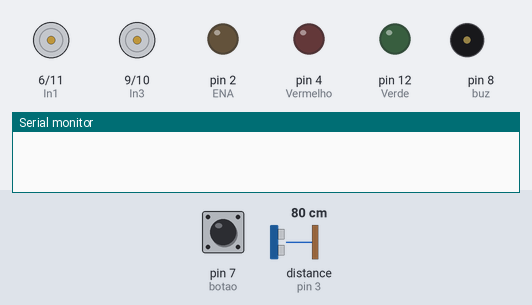
The program below on a simulated Arduino Uno, built with avr-gcc and run on an emulated ATmega328P. Parts: motor-driver pin pairs drawn as motors (green arrow = first pin HIGH = forward, orange = second pin HIGH = backward, longer = more drive), output pins drawn as LEDs (lit = HIGH), buzzer (waves = sounding), the last lines printed to the serial monitor. The inputs (shaded band) are chosen by the test bench; at power-on: pin 7 (botao) HIGH, distance to the obstacle (sensor on pin 3) 80 cm. The echo pulse lasts 58.3 µs per cm.

Above: at 1.2 s.
1.3 s: pin 7 (botao) pulled LOW for 0.15 s
At 2.5 s:
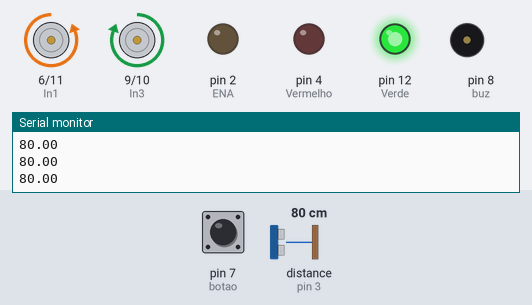
3.0 s: distance to the obstacle (sensor on pin 3) set to 32 cm
4.5 s: distance to the obstacle (sensor on pin 3) set to 28 cm
At 5.0 s:
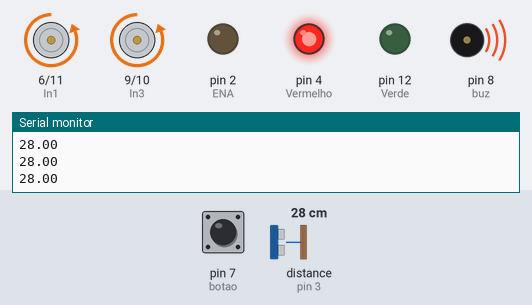
6.0 s: pin 7 (botao) pulled LOW for 1 s
At 7.2 s:
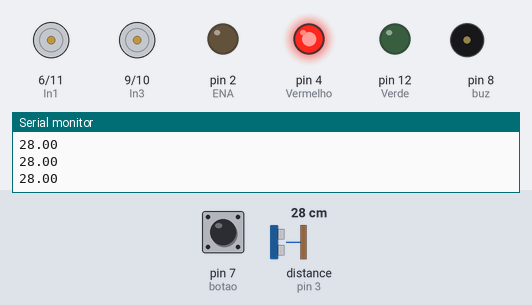
8.5 s: pin 7 (botao) pulled LOW for 3.2 s
At 9.1 s:
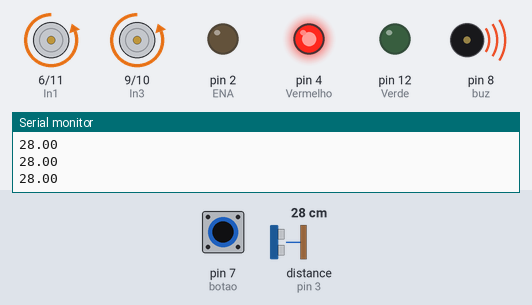
13.2 s: distance to the obstacle (sensor on pin 3) set to 36 cm
14.7 s: distance to the obstacle (sensor on pin 3) set to 45 cm
At 15.3 s:
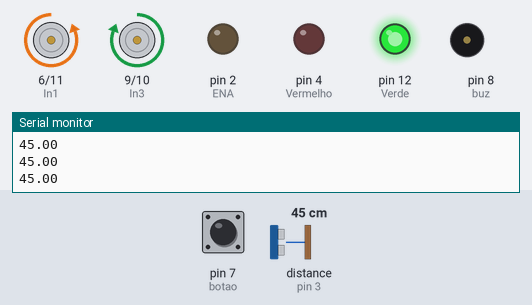
Timing chart, 0 to 17.2 s (numbered marks = the images above; inputs shaded):
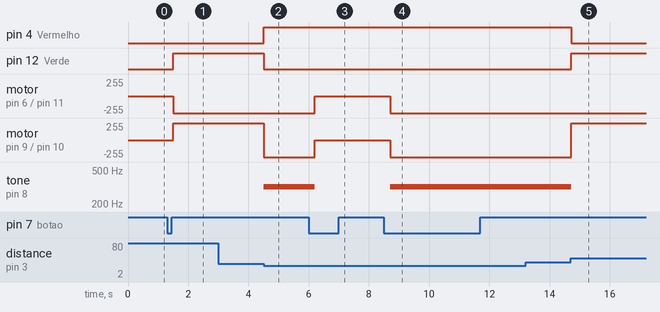

Measured:
- the behaviour switches between 31 and 30 cm on distance to the obstacle (sensor on pin 3) (found by bisection; images 1 and 2)
- the behaviour switches between 40 and 41 cm on distance to the obstacle (sensor on pin 3) (found by bisection; images 4 and 5)
- after the input at 1.3 s, pin 12 (Verde): LOW → HIGH after 0.21 s; motor on pin 6 (In1) / pin 11 (In2): stopped → backward 255/255 after 0.21 s; motor on pin 9 (In3) / pin 10 (In4): stopped → forward 255/255 after 0.21 s
- after the input at 4.5 s, pin 4 (Vermelho): LOW → HIGH at once; pin 12 (Verde): HIGH → LOW at once; motor on pin 9 (In3) / pin 10 (In4): forward 255/255 → backward 255/255 at once; tone on pin 8 (buz): silent → 320 Hz at once
- after the input at 6.0 s, motor on pin 6 (In1) / pin 11 (In2), motor on pin 9 (In3) / pin 10 (In4): backward 255/255 → stopped after 0.20 s; tone on pin 8 (buz): 320 Hz → silent after 0.20 s
- after the input at 8.5 s, motor on pin 6 (In1) / pin 11 (In2), motor on pin 9 (In3) / pin 10 (In4): stopped → backward 255/255 after 0.20 s; tone on pin 8 (buz): silent → 320 Hz after 0.20 s
- after the input at 14.7 s, pin 4 (Vermelho): HIGH → LOW at once; pin 12 (Verde): LOW → HIGH at once; motor on pin 9 (In3) / pin 10 (In4): backward 255/255 → forward 255/255 at once; tone on pin 8 (buz): 320 Hz → silent at once

The program:

main.cpp
```cpp
#include <Arduino.h>
#include <HCSR04.h>

#define p_trig 5
#define p_echo 3
#define buz 8
#define botao 7
#define ENA 2

UltraSonicDistanceSensor distanceSensor(p_trig, p_echo);
const int In3 = 9;
const int In4 = 10;
const int In1 = 6;
const int In2 = 11;
const int Vermelho = 4;
const int Verde = 12;


bool sistemaLigado = false;
bool ultimoEstadoBotao = HIGH;

void setup() {
  pinMode(In3, OUTPUT);
  pinMode(In4, OUTPUT);
  pinMode(In1, OUTPUT);
  pinMode(In2, OUTPUT);
  pinMode(buz, OUTPUT);
  pinMode(Vermelho, OUTPUT);
  pinMode(Verde, OUTPUT);
  pinMode(botao, INPUT_PULLUP);
  pinMode(ENA, OUTPUT);

  digitalWrite(In3, LOW);
  digitalWrite(In4, LOW);
  digitalWrite(In1, LOW);
  digitalWrite(In2, LOW);

  Serial.begin(9600);
}

void loop() {
  bool estadoBotao = digitalRead(botao);

  if (estadoBotao == LOW && ultimoEstadoBotao == HIGH) {
    sistemaLigado = !sistemaLigado;
    delay(200);
  }
  ultimoEstadoBotao = estadoBotao;

  if (sistemaLigado) {
    float distance = distanceSensor.measureDistanceCm();

    if (distance != -1) {
      Serial.println(distance);
    } else {
      Serial.println("Erro: Sensor de distancia nao conseguiu uma leitura valida.");
    }

    if (distance > 0 && distance <= 30) {
      tone(buz, 320);
      digitalWrite(In3, LOW);
      digitalWrite(In4, HIGH);
      analogWrite(ENA, 100);
      digitalWrite(In1, LOW);
      digitalWrite(In2, HIGH);
      digitalWrite(Vermelho, HIGH);
      digitalWrite(Verde, LOW);
    } else if (distance > 30 && distance <= 40) {

    } else if (distance > 20 && distance <= 100) {
      noTone(buz);
      digitalWrite(In3, HIGH);
      digitalWrite(In4, LOW);
      digitalWrite(In1, LOW);
      digitalWrite(In2, HIGH);
      digitalWrite(Vermelho, LOW);
      digitalWrite(Verde, HIGH);
    }
  } else {
    noTone(buz);
    digitalWrite(In3, LOW);
    digitalWrite(In4, LOW);
    digitalWrite(In1, LOW);
    digitalWrite(In2, LOW);
  }
}
```
